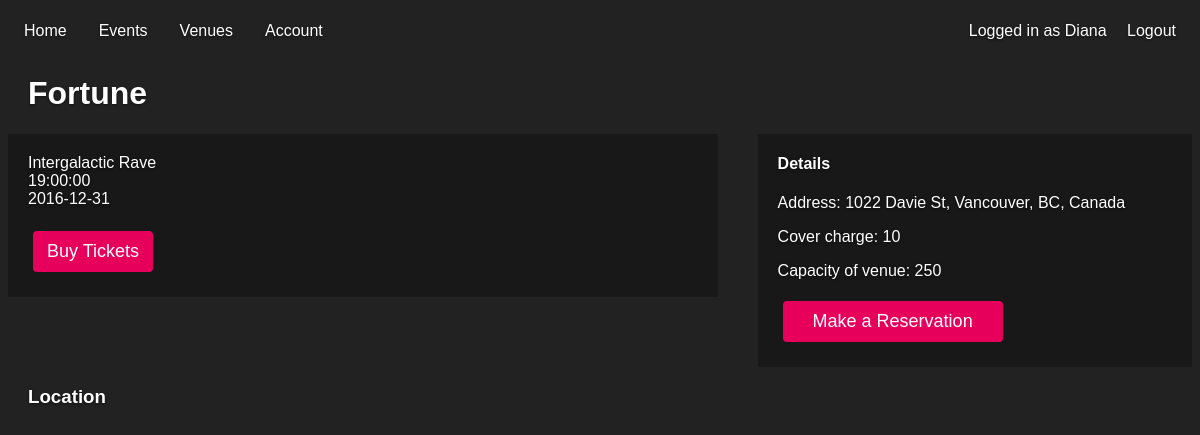
The page /venue_page.php?branchID=124566 (signed in) on the database its author committed.
### tables this page shows
CREATE TABLE `venue` (
  `branchID` int(11) NOT NULL,
  `name` varchar(20) NOT NULL,
  `address` varchar(64) NOT NULL,
  `capacity` int(11) DEFAULT NULL,
  `cover_charge` double DEFAULT NULL
);

CREATE TABLE `hostedevent` (
  `evid` int(11) NOT NULL,
  `name` varchar(20) NOT NULL,
  `date` date NOT NULL,
  `start_time` time NOT NULL,
  `branchID` int(11) DEFAULT NULL,
  `price` double NOT NULL
);

### venue_page.php (the view, shortened to what this page needs)
<?php
if ( isset($_SESSION['user'])=="" ) {
    header("Location: index.php");
    exit;
  }
else
{
$username=$_SESSION['username'];
?>
<!DOCTYPE html>
<html>
<head>
<link rel="stylesheet" type="text/css" href="customer.css">
</head>
<body background="party.jpg" onload="initialize()">
<ul>
  <li><a class="active" href="http://localhost/304_project/home.php">Home</a></li>
  <li><a href="http://localhost/304_project/events.php">Events</a></li>
  <li class="dropdown">
    <a href="#" class="dropbtn">Venues</a>
  </li>
  <li class="dropdown">
    <a href="#" class="dropbtn">Account</a>
  </li>
  <li style="float:right">
  Logged in as <?php echo $username; ?>  <a href="http://localhost/304_project/logout.php">Logout</a>
  </li>
</ul>
<?php
$branchID = $_GET['branchID'];
$servername = "localhost";
$username = "root";
$password = NULL;
$databasename = 'Venue';
$conn = new mysqli($servername, $username, $password, $databasename);
$sql = "SELECT name, branchID, address, capacity, cover_charge FROM `venue` WHERE branchID = '$branchID'";
$eventsForVenue = "SELECT * FROM `hostedevent` WHERE branchID = '$branchID'";
$result = $conn->query($sql);
$allEvents = $conn->query($eventsForVenue);
$capacity = 0;
$cover_charge = 0;
if ($result->num_rows > 0) {
    while($row = $result->fetch_assoc()) {
		$venueName=$row["name"];
		$capacity = $row["capacity"];
		$cover_charge = $row["cover_charge"];
		$venueAddress = $row["address"];
    }
} else {
    echo "0 results";
}
$eventList = "";
if ($allEvents->num_rows > 0) {
    while($rowEvents = $allEvents->fetch_assoc()) {
    	$eventName=$rowEvents["name"];
		$date = $rowEvents["date"];
		$time = $rowEvents["start_time"];
		$evid = $rowEvents["evid"];
		$eventList .=  '<div class="event" style="padding: 20px; background:rgba(20, 20, 20, 0.75);">'.$eventName.'<br>'.$time.'<br>'.$date.'<br><br><a href = "http://localhost/304_project/event_page.php?evid='.$evid.'"><button class="mini_button" style="vertical-align:middle">Buy Tickets</button></a></div><br>';
    }
} else {
    echo "No events, yet! Sorry.";
}
 ?>
<h1 style="padding-left: 20px;"><?php echo $venueName; ?></h1>
<div style="overflow:hidden;">
<div style="float:left;width:60%;">  <?php echo $eventList; ?></div>
<div style="float:right;width:35%;background:rgba(20, 20, 20, 0.7); padding-left: 20px;padding-bottom: 20px;"><h4>Details</h4>
	<p>Address: <?php echo $venueAddress; ?></p>
	<p>Cover charge: <?php echo $cover_charge;?></p>
	<p>Capacity of venue: <?php echo $capacity;?></p>
<div><a href="http://localhost/304_project/table_reservation.php?branchID=<?php echo $branchID;?>"><button class="mini_button"style="width: 220px;">Make a Reservation</button></a></div>
</div>
</div>
    <h3 style="padding-left: 20px;">Location</h3>
    <div id="map" style="width: 480px; height: 320px; padding-left: 20px;"></div>
 </body>
 <br>
 <br>
</html>
 <?php
}
?>

### customer.css (style rules this page uses)
html, body { height: 100%; background-color: #222; background-size: contain; }
body { color: #fff; text-shadow: 0 1px 3px rgba(0,0,0,.5); font-family: Century Gothic, sans-serif; }
.mini_button { display: inline-block; border-radius: 4px; background-color: #e6005c; border: none; color: #FFFFFF; text-align: center; font-size: 18px; padding: 10px; width: 120px; transition: all 0.5s; cursor: pointer; margin: 5px; }
ul { list-style-type: none; margin: 0; padding: 0; overflow: hidden; background-color: #222; }
li { float: left; }
li a, .dropbtn { display: inline-block; color: white; text-align: center; padding: 14px 16px; text-decoration: none; }
li.dropdown { display: inline-block; }

### rows shown on the page
venue: name "Fortune", address "1022 Davie St, Vancouver, BC, Canada", cover_charge "10", capacity "250"
hostedevent: name "Intergalactic Rave", start_time "19:00:00", date "2016-12-31"

### other values the page prints
$username "Diana"
